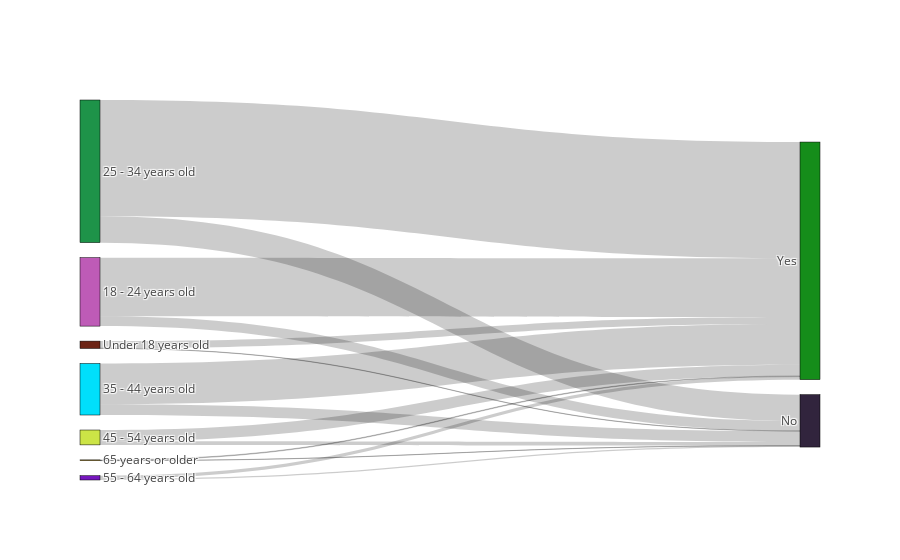

This figure's notebook cell:
### Code cell
data1 = data[['Hobby','Age']]
age = data1['Age'].dropna().unique()

label = np.concatenate((np.array(data1['Age'].dropna().unique()), np.array(['Yes','No'])), axis = 0)
data1 = dict(
    type='sankey',
    node = dict(
      pad = 15,
      thickness = 20,
      line = dict(
        color = random_colors(1),
        width = 0.5
      ),
      label = label,
      color = random_colors(20)
    ),
    link = dict(
      source = [0,1,2,3,4,5,6,0,1,2,3,4,5,6],
      target = [7,7,7,7,7,7,7,8,8,8,8,8,8,8],
      value = [len(data1[(data1['Age'] =='25 - 34 years old') & (data1['Hobby'] == 'Yes')])
               ,len(data1[(data1['Age'] =='35 - 44 years old') & (data1['Hobby'] == 'Yes')])
               ,len(data1[(data1['Age'] =='18 - 24 years old') & (data1['Hobby'] == 'Yes')])
               ,len(data1[(data1['Age'] =='45 - 54 years old') & (data1['Hobby'] == 'Yes')])
               ,len(data1[(data1['Age'] =='55 - 64 years old') & (data1['Hobby'] == 'Yes')])
               ,len(data1[(data1['Age'] =='Under 18 years old') & (data1['Hobby'] == 'Yes')])
               ,len(data1[(data1['Age'] =='65 years or older') & (data1['Hobby'] == 'Yes')])
               ,len(data1[(data1['Age'] =='25 - 34 years old') & (data1['Hobby'] == 'No')])
               ,len(data1[(data1['Age'] =='35 - 44 years old') & (data1['Hobby'] == 'No')])
               ,len(data1[(data1['Age'] =='18 - 24 years old') & (data1['Hobby'] == 'No')])
               ,len(data1[(data1['Age'] =='45 - 54 years old') & (data1['Hobby'] == 'No')])
               ,len(data1[(data1['Age'] =='55 - 64 years old') & (data1['Hobby'] == 'No')])
               ,len(data1[(data1['Age'] =='Under 18 years old') & (data1['Hobby'] == 'No')])
               ,len(data1[(data1['Age'] =='65 years or older') & (data1['Hobby'] == 'No')])
              ]
  ))


fig = dict(data=[data1])
py.iplot(fig, validate=False)

### Figure 1 — Plotly figure (JSON) as saved in the notebook; plotly's stock layout.template omitted (floating-point values rounded to 4 significant figures)
{"data": [{"link": {"source": [0, 1, 2, 3, 4, 5, 6, 0, 1, 2, 3, 4, 5, 6], "target": [7, 7, 7, 7, 7, 7, 7, 8, 8, 8, 8, 8, 8, 8], "value": [25899, 9063, 13040, 2512, 680, 1577, 136, 5860, 2414, 2209, 801, 279, 61, 43]}, "node": {"color": ["#1E9349", "#00DFFB", "#BE5BB7", "#CCE446", "#7617BE", "#6C2315", "#AE891B", "#158D1A", "#31243D", "#64E4F0", "#843626", "#DD8950", "#58A026", "#8D83FE", "#B0A87D", "#91FB0B", "#692619", "#8331C1", "#AD2CF7", "#BFBC0F"], "label": ["25 - 34 years old", "35 - 44 years old", "18 - 24 years old", "45 - 54 years old", "55 - 64 years old", "Under 18 years old", "65 years or older", "Yes", "No"], "line": {"color": ["#DA0073"], "width": 0.5}, "pad": 15, "thickness": 20}, "type": "sankey"}], "layout": {}}
